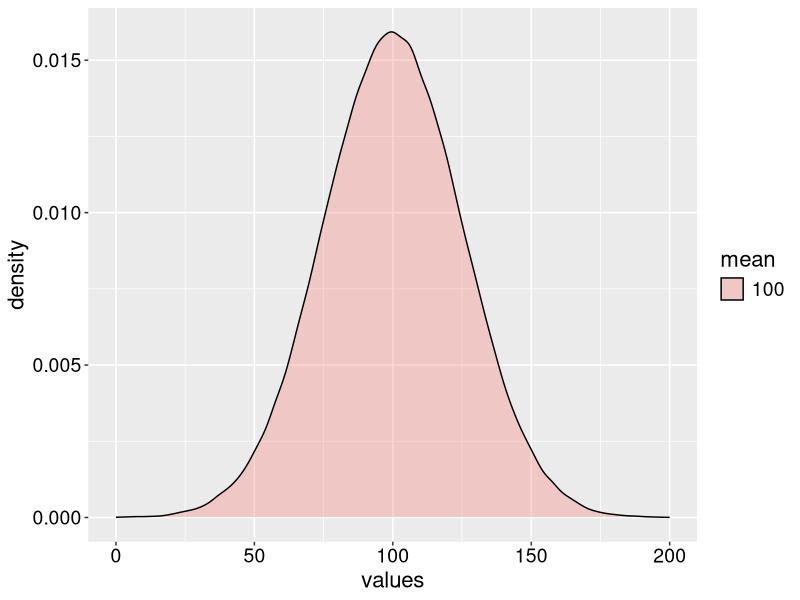
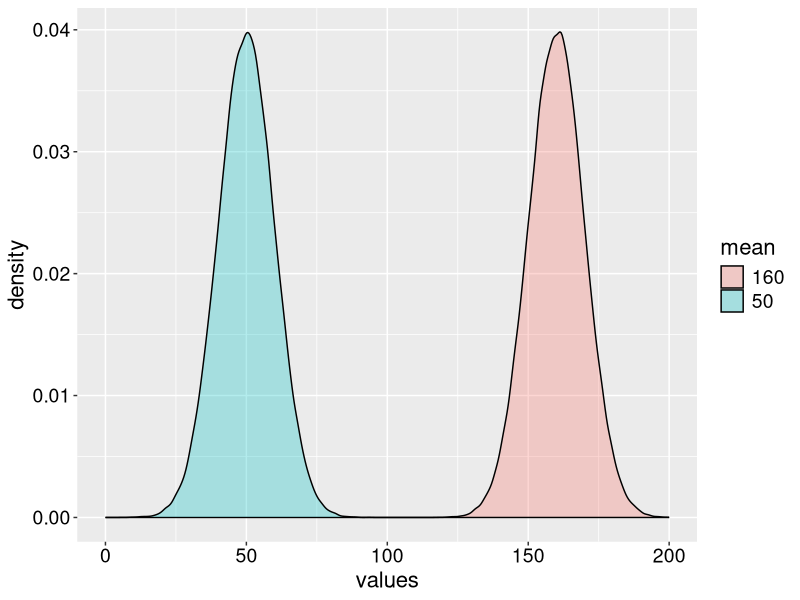

Here is the R script that generated these plots, in order:
library("ggplot2")

mu1 = 100
disp1 = 0.1

mu2 = 500
disp2 = 0.01

mean1 = 50
sd1 = 10

mean2 = 160
sd2 = 10

mean3 = 100
sd3 = 25

xmin = 0
xmax = 200
#lamda1 = 100

n1df <- data.frame(values = rnbinom(n = 100000, mu=mu1, size=(1/disp1)))
n2df <- data.frame(values = rnbinom(n = 100000, mu=mu2, size=(1/disp2)))
p1df <- data.frame(values = rpois(n = 100000, lambda=mu1))
g1df <- data.frame(values = rnorm(n = 100000, mean=mean1, sd=sd1))
g2df <- data.frame(values = rnorm(n = 100000, mean=mean2, sd=sd2))
g3df <- data.frame(values = rnorm(n = 100000, mean=mean3, sd=sd3))
#n1df$mu <- toString(mu1)
#n1df$size <- toString(size1)


addmeanstd <- function(df, inmean, instd) {
    df$mean <- toString(inmean)
    df$sd <- toString(instd)
    return(df)
}

addmusize <- function(df, inmu, insize) {
    df$mu <- toString(inmu)
    df$disp <- toString(insize)
    return(df)
}

n1df = addmusize(n1df, mu1, disp1)
n2df = addmusize(n2df, mu2, disp2)
p1df = addmusize(p1df, mu1, 0)
g1df = addmeanstd(g1df, mean1, sd1)
g2df = addmeanstd(g2df, mean2, sd2)
g3df = addmeanstd(g3df, mean3, sd3)

ndf <- rbind(n1df, n2df)
pdf <- rbind(n1df, p1df)
gdf <- rbind(g1df, g2df)

png(paste('norm_density_mean3_', mean3, '_sd3_', sd3, '.png', sep=''))
#point = data.frame(x=750, y=0.001)
#p <- ggplot(point, aes(x, y))

ggplot(g3df, aes(x=values, fill=mean)) + 
    geom_density(alpha=0.3) + 
    theme(axis.text.x = element_text(size=14, colour='black'),
          axis.text.y = element_text(size=14, colour='black'),
          axis.title.x = element_text(size=16),
          axis.title.y = element_text(size=16),
          legend.text = element_text(size=14),
          legend.title = element_text(size=16)
          ) +
    xlim(xmin, xmax)

dev.off()

png(paste('norm_density_mean1_', mean1, '_sd1_', sd1, '_mean2_', mean2, '_sd2_', sd2, '.png', sep=''))
ggplot(gdf, aes(x=values, fill=mean)) + 
    geom_density(alpha=0.3) + 
    theme(axis.text.x = element_text(size=14, colour='black'),
          axis.text.y = element_text(size=14, colour='black'),
          axis.title.x = element_text(size=16),
          axis.title.y = element_text(size=16),
          legend.text = element_text(size=14),
          legend.title = element_text(size=16)
          ) +
    xlim(xmin, xmax)
dev.off()

#png(paste('poiss_vs_nbinom_density_mu1_', mu1, '_disp1_', disp1, '.png', sep=''))
#ggplot(pdf, aes(x=values, fill=disp)) + 
    #geom_density(alpha=0.3) + 
    #theme(axis.text.x = element_text(size=14, colour='black'),
          #axis.text.y = element_text(size=14, colour='black'),
          #axis.title.x = element_text(size=16),
          #axis.title.y = element_text(size=16),
          #legend.text = element_text(size=14),
          #legend.title = element_text(size=16)
          #)

#dev.off()

#png(paste('nbinom_density_mu1_', mu1, '_d1_', disp1, '_mu2_', mu2, '_d2_', disp2, '.png',sep=''))
#ggplot(ndf, aes(x=values, fill=mu)) + 
    #geom_density(alpha=0.3) +
    #theme(axis.text.x = element_text(size=14, colour='black'),
          #axis.text.y = element_text(size=14, colour='black'),
          #axis.title.x = element_text(size=16),
          #axis.title.y = element_text(size=16),
          #legend.text = element_text(size=14),
          #legend.title = element_text(size=16)
          #)
#dev.off()
#png('poiss_vs_nbinom_hist.png')
#ggplot(pdf, aes(x=x, fill=disp)) + geom_histogram(binwidth=0.5, position='identity')
##ggplot(xdf, aes(x=x, fill=size)) + geom_density(alpha=0.3)
